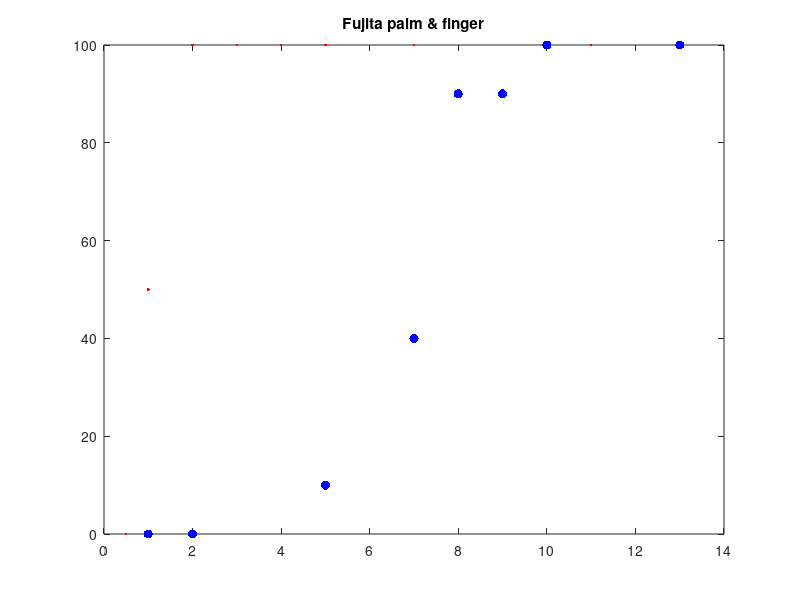

MATLAB code to generate this figure:
x_finger = [1,2,5,7,8,9,10,13];
x_palm = [0.5,1,2,3,4,5,7,11];


y1 = [0,50,100,100,100,100,100,100];

%plot(x_palm,y1,'gs');
%title('finger Fujita');


y2= [0,0,10,40,90,90,100,100];

%plot(x_finger,y2,'bs');
%title('palm Fujita')

plot(x_palm,y1,'r.',x_finger,y2,'b.','MarkerSize',20);
title('Fujita palm & finger');


y3 = [60,50,100,100,100,100,100,100];

%plot(x_finger,y3,'bs');
%title('finger Yokoyama');


y4 = [10,20,30,60,80,80,100,100];

%plot(x_palm,y4,'bs');
%title('palm Yokoyama');


y5 = [20,20,70,100,100,100,100,100];

%plot(x_finger,y5,'bs');
%title('finger Naito');


y6 = [40,40,40,50,50,50,80,100];

%plot(x_palm,y6,'bs');
%title('palm Naito');


y7 = [10,40,80,100,100,100,100,100];

%plot(x_finger,y7,'bs');
%title('finger Egashira');


y8 = [20,0,20,40,60,90,90,100];

%plot(x_palm,y8,'bs');
%title('palm Egashira');


y9 = [0,0,40,80,100,100,100,100];

%plot(x_finger,y9,'bs');
%title('finger Sakaguchi');


y10 = [10,10,20,20,50,90,100,100];

%plot(x_palm,y10,'bs');
%title('palm Egashira');
